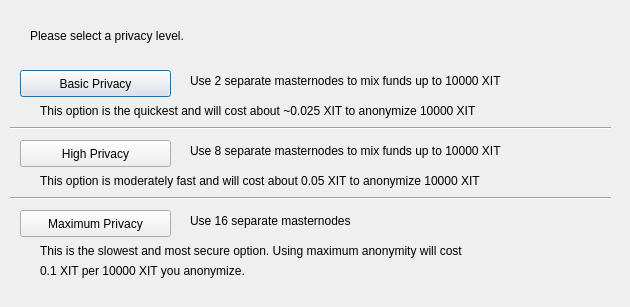
<?xml version="1.0" encoding="UTF-8"?>
<ui version="4.0">
 <class>ObfuscationConfig</class>
 <widget class="QDialog" name="ObfuscationConfig">
  <property name="geometry">
   <rect>
    <x>0</x>
    <y>0</y>
    <width>630</width>
    <height>307</height>
   </rect>
  </property>
  <property name="windowTitle">
   <string>Configure Obfuscation</string>
  </property>
  <widget class="QPushButton" name="buttonBasic">
   <property name="geometry">
    <rect>
     <x>20</x>
     <y>70</y>
     <width>151</width>
     <height>27</height>
    </rect>
   </property>
   <property name="text">
    <string>Basic Privacy</string>
   </property>
  </widget>
  <widget class="QPushButton" name="buttonHigh">
   <property name="geometry">
    <rect>
     <x>20</x>
     <y>140</y>
     <width>151</width>
     <height>27</height>
    </rect>
   </property>
   <property name="text">
    <string>High Privacy</string>
   </property>
  </widget>
  <widget class="QPushButton" name="buttonMax">
   <property name="geometry">
    <rect>
     <x>20</x>
     <y>210</y>
     <width>151</width>
     <height>27</height>
    </rect>
   </property>
   <property name="text">
    <string>Maximum Privacy</string>
   </property>
  </widget>
  <widget class="QLabel" name="label">
   <property name="geometry">
    <rect>
     <x>30</x>
     <y>20</y>
     <width>571</width>
     <height>31</height>
    </rect>
   </property>
   <property name="text">
    <string>Please select a privacy level.</string>
   </property>
  </widget>
  <widget class="QLabel" name="label_2">
   <property name="geometry">
    <rect>
     <x>190</x>
     <y>70</y>
     <width>421</width>
     <height>21</height>
    </rect>
   </property>
   <property name="text">
    <string>Use 2 separate masternodes to mix funds up to 10000 XIT</string>
   </property>
  </widget>
  <widget class="QLabel" name="label_3">
   <property name="geometry">
    <rect>
     <x>190</x>
     <y>140</y>
     <width>411</width>
     <height>21</height>
    </rect>
   </property>
   <property name="text">
    <string>Use 8 separate masternodes to mix funds up to 10000 XIT</string>
   </property>
  </widget>
  <widget class="QLabel" name="label_4">
   <property name="geometry">
    <rect>
     <x>190</x>
     <y>210</y>
     <width>421</width>
     <height>21</height>
    </rect>
   </property>
   <property name="text">
    <string>Use 16 separate masternodes</string>
   </property>
  </widget>
  <widget class="QLabel" name="label_6">
   <property name="geometry">
    <rect>
     <x>40</x>
     <y>100</y>
     <width>561</width>
     <height>21</height>
    </rect>
   </property>
   <property name="text">
    <string>This option is the quickest and will cost about ~0.025 XIT to anonymize 10000 XIT</string>
   </property>
  </widget>
  <widget class="QLabel" name="label_7">
   <property name="geometry">
    <rect>
     <x>40</x>
     <y>170</y>
     <width>561</width>
     <height>21</height>
    </rect>
   </property>
   <property name="text">
    <string>This option is moderately fast and will cost about 0.05 XIT to anonymize 10000 XIT</string>
   </property>
  </widget>
  <widget class="QLabel" name="label_8">
   <property name="geometry">
    <rect>
     <x>40</x>
     <y>240</y>
     <width>561</width>
     <height>21</height>
    </rect>
   </property>
   <property name="text">
    <string>This is the slowest and most secure option. Using maximum anonymity will cost</string>
   </property>
  </widget>
  <widget class="QLabel" name="label_9">
   <property name="geometry">
    <rect>
     <x>40</x>
     <y>260</y>
     <width>561</width>
     <height>21</height>
    </rect>
   </property>
   <property name="text">
    <string>0.1 XIT per 10000 XIT you anonymize.</string>
   </property>
  </widget>
  <widget class="Line" name="line">
   <property name="geometry">
    <rect>
     <x>10</x>
     <y>120</y>
     <width>601</width>
     <height>16</height>
    </rect>
   </property>
   <property name="orientation">
    <enum>Qt::Horizontal</enum>
   </property>
  </widget>
  <widget class="Line" name="line_2">
   <property name="geometry">
    <rect>
     <x>10</x>
     <y>190</y>
     <width>601</width>
     <height>16</height>
    </rect>
   </property>
   <property name="orientation">
    <enum>Qt::Horizontal</enum>
   </property>
  </widget>
 </widget>
 <resources/>
 <connections/>
</ui>
